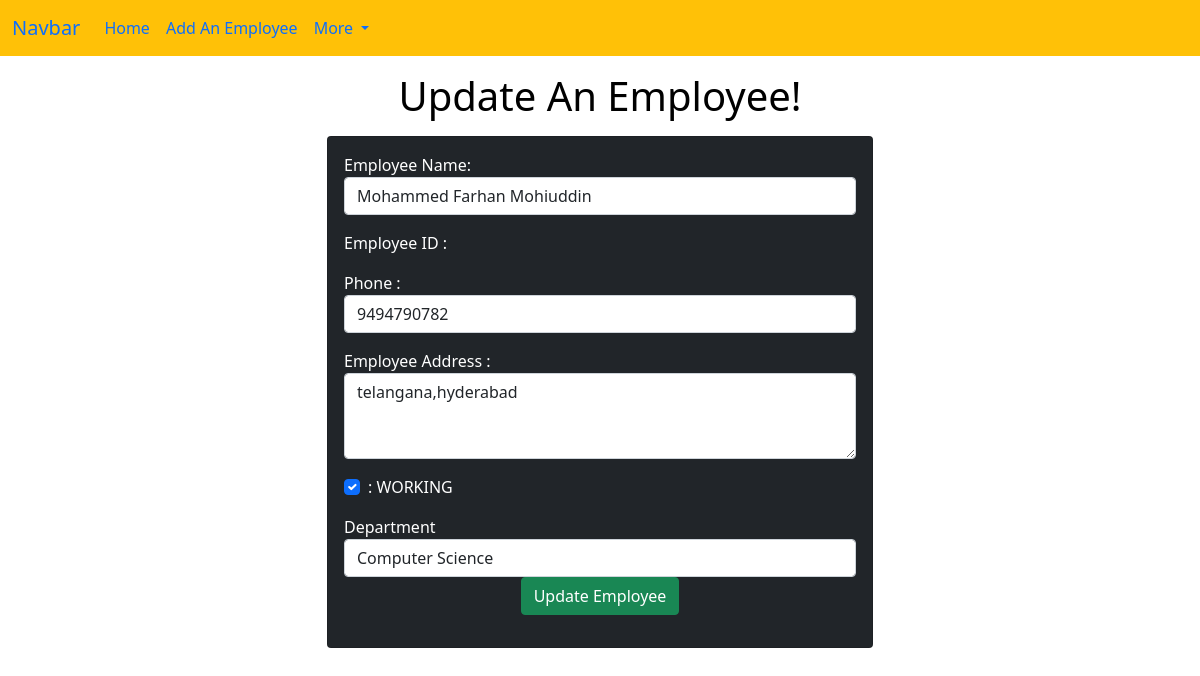
/emp/update-emp/1, run on the app's committed database.
### emp/models.py (models this page shows)
class Emp(models.Model):
    name=models.CharField(max_length=200)
    emp_id=models.CharField(max_length=200)
    phone=models.CharField(max_length=10)
    address=models.CharField(max_length=150)
    working=models.BooleanField(default=True)
    department=models.CharField(max_length=10)

### emp/views.py (the view)
# urls.py: path("update-emp/<int:emp_id>", update_emp, name='update_emp'),
def update_emp(request,emp_id):
    emp=Emp.objects.get(pk=emp_id)
    return render(request,"emp/update_emp.html",{
        'emp':emp
    })

### templates/emp/update_emp.html (shortened to what this page needs)
<!doctype html>
<html lang="en">
  <head>
    <link href="https://cdn.jsdelivr.net/npm/bootstrap@5.0.2/dist/css/bootstrap.min.css" rel="stylesheet">
  </head>
  <body>
    {% include "emp/navbar.html" %}
    <h1 class="text-center my-3">Update An Employee!</h1>
<div class="container">
    <div class="row">
        <div class="col-md-6 offset-md-3">
            <div class="card bg-dark text-white">
                <div class="card-body">
                    <form action="/emp/do-update-emp/{{emp.id}}" method="POST">
                        <div class="mb-3">
                            <label for="name">Employee Name:</label>
                            <input id="name" type="text" class="form-control" placeholder="Enter Employee Name" name="emp_name" value="{{emp.name}}">
                        </div>
                        <div class="mb-3">
                            <label for="id">Employee ID :</label>
                        </div>
                        <div class="mb-3">
                            <label for="phone">Phone   :</label>
                            <input id="phone" type="text" class="form-control" placeholder="Enter Employee Phone Number" name="emp_phone" value="{{emp.phone}}">
                        </div>
                        <div class="mb-3">
                            <label for="address"> Employee Address  :</label>
                            <textarea name="emp_address" id="address"  rows="3" class="form-control">{{emp.address}}</textarea>
                        </div>
                        <div class="mb-3 form-check">
                            <label for="working"> : WORKING  </label>
                            <input {% if emp.working %} checked {% endif %} id="working" name="emp_working" type="checkbox" class="form-check-input" >
                        </div>
                        <div class="mb-3 ">
                            <label for="department"> Department  </label>
                            <select value="{{emp.department}}" name="emp_department" id="department" class="form-control">
                                <option value="CSE"> Computer Science</option>
                            </select>
                            <div class="container text-center">
                                <button class="btn btn-success">
                                    Update Employee
                                </button>
                            </div>
                        </div>
                    </form>
                </div>
            </div>
        </div>
    </div>
</div>
  </body>
</html>

### templates/emp/update_emp.html (style rules this page uses)
body { background-color: #ffffff; color: #000000; }

### data on the page
Emp: emp_name "Mohammed Farhan Mohiuddin", emp_phone "9494790782", emp_address "telangana,hyderabad", working "☑", emp_department "Computer Science"
